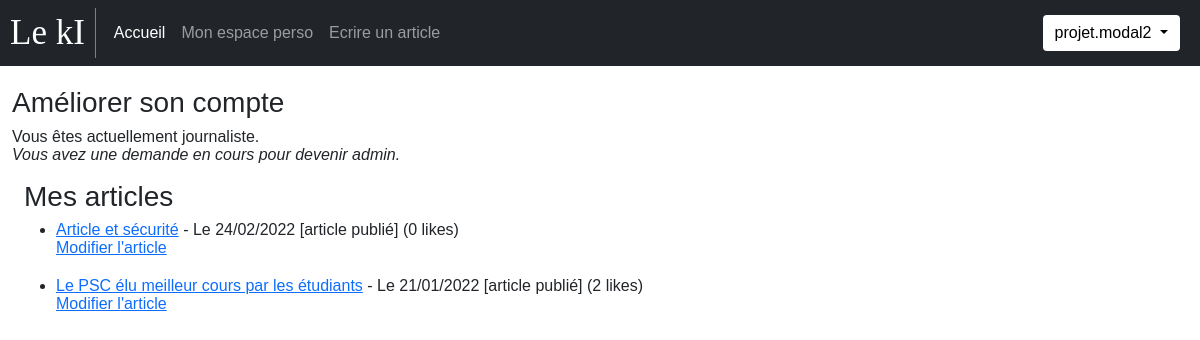
/index.php?page=my-space (signed in), run on the app's committed database.
### tables this page shows
CREATE TABLE `upgrade_requests` (
  `ID` int(11) NOT NULL,
  `id_user` int(11) NOT NULL,
  `nom` varchar(256) NOT NULL,
  `promo` varchar(6) NOT NULL,
  `motivation` varchar(500) NOT NULL,
  `type_demande` varchar(30) NOT NULL
);

CREATE TABLE `articles` (
  `ID` int(11) NOT NULL,
  `id_auteur` int(11) NOT NULL,
  `titre` varchar(256) NOT NULL,
  `contenu` text NOT NULL,
  `image` varchar(256) NOT NULL,
  `statut` varchar(20) NOT NULL DEFAULT 'attente',
  `parution` timestamp NOT NULL DEFAULT current_timestamp(),
  `maj` timestamp NOT NULL DEFAULT current_timestamp(),
  `nb_like` int(11) NOT NULL
);

### content/content_my-space.php (the view, shortened to what this page needs)
<?php
function printArticles() {
    global $bdd;
    $req = $bdd->prepare("SELECT ID, titre, statut, DATE_FORMAT(maj, ' - Le %d/%m/%Y') as my_date, nb_like FROM articles WHERE id_auteur = ? ORDER BY maj DESC");
    $req->execute(array($_SESSION['userid']));
    echo '<div class="container-fluid"><h3>Mes articles</h3>';
    if ($req->rowCount() == 0) {
        echo 'Vous n\'avez pas encore écrit d\'articles. N\'attendez plus, <a href="index.php?page=write-article">contribuez dès maintenant !</a>';
    } else {
        echo '<ul>';
        while ($article = $req->fetch()) {
            if ($article['statut'] === 'valide') {
                echo '<li><a href="index.php?page=read&article=' . $article['ID'] . '">'
                    . htmlspecialchars($article['titre']) . '</a>' . $article['my_date'];
            }
            else {
                echo '<li>' . htmlspecialchars($article['titre']) . $article['my_date'];
            }
            switch($article['statut']) {
                case 'valide':
                    echo ' [article publié] (' . $article['nb_like'] . ' likes)<br>';
                break;
            }
            echo '<a href="index.php?page=edit&article=' . $article['ID'] . '">Modifier l\'article</a></li>';
        }
        echo '</ul>';
    }
    echo '</div>';
}
function printUpgrade() {
    global $bdd;
    echo '<div class="container-fluid"><h3>Améliorer son compte</h3>';
    echo 'Vous êtes actuellement ' . $_SESSION['usertype'] . '.<br>';
    $req = $bdd->prepare('SELECT ID, type_demande FROM upgrade_requests WHERE id_user = ?');
    $req->execute(array($_SESSION['userid']));
    if ($req->rowCount() > 0) {
        echo '<p><em>Vous avez une demande en cours pour devenir ' . $req->fetch()['type_demande'] . '.</em></p>';
    }
}

### css/stylesperso.css (style rules this page uses)
body { font: caption; }
li { margin-bottom: 20px; }

### data on the page
upgrade_requests: type_demande "admin"
articles: titre "Article et sécurité", my_date "- Le 24/02/2022", nb_like "0"
articles: titre "Le PSC élu meilleur cours par les étudiants", my_date "- Le 21/01/2022", nb_like "2"

### other printed values
$description "Mon espace perso Ecrire un article"
$_SESSION['username'] "projet.modal2"
$_SESSION['usertype'] "journaliste"
